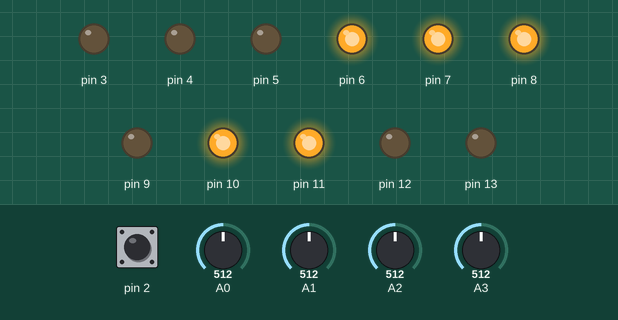
Recording of a sketch running on a simulated Arduino Uno, built with avr-gcc and run on an emulated ATmega328P. Shown: output pins drawn as LEDs (lit = HIGH). The test bench sets the inputs (shaded band); at power-on: pin 2 LOW, A0 = 512, A1 = 512, A2 = 512, A3 = 512.

Above: at 1.2 s.
1.3 s: pin 2 driven HIGH
At 1.7 s:
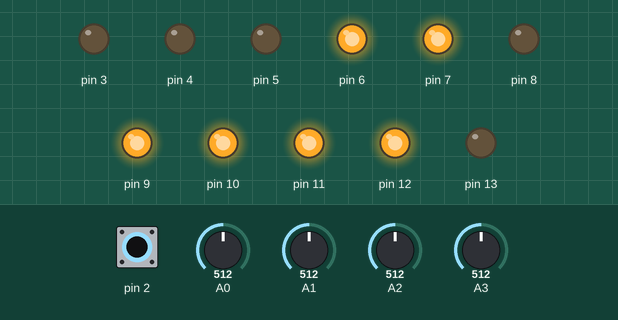
2.8 s: pin 2 pulsed LOW 5 times (0.12 s each, 0.3 s apart)
At 4.6 s:
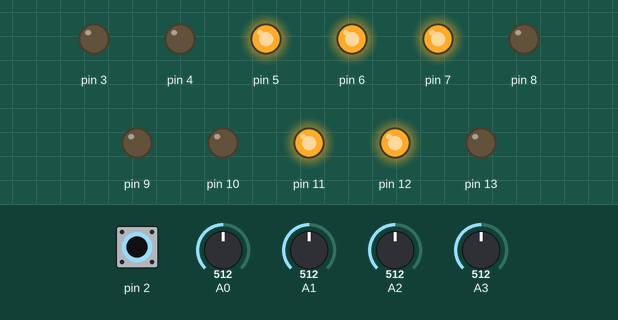
5.8 s: pin 2 pulsed LOW 2 times (0.12 s each, 0.3 s apart)
At 7.4 s:
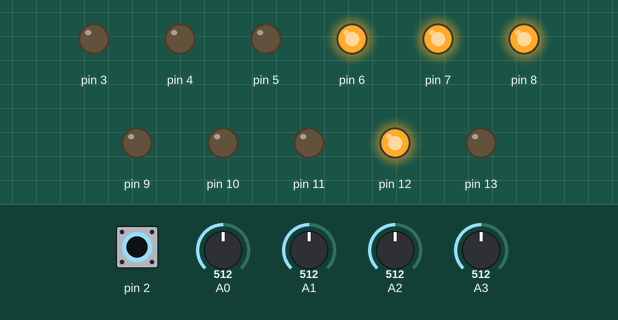
Timing chart, 0 to 8.9 s (numbered marks = the images above; inputs shaded):
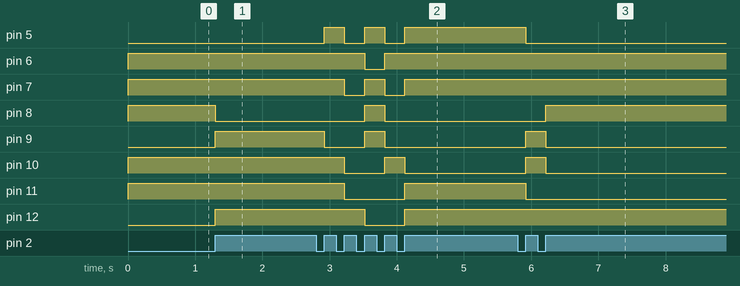

Measured:
- after the input at 1.3 s, pin 8: HIGH → LOW at once; pin 9, pin 12: LOW → HIGH at once
- after the input at 2.8 s, pin 5: alternates HIGH for 0.30 s and LOW for 0.30 s, 5 changes in all, then stays HIGH, starting after 0.12 s; pin 6: HIGH → LOW after 0.72 s, → HIGH 0.30 s later
- after the input at 5.8 s, pin 5, pin 11: HIGH → LOW after 0.12 s; pin 8: LOW → HIGH after 0.42 s; pin 9, pin 10: LOW → HIGH after 0.12 s, → LOW 0.30 s later

The sketch:

DeadCityRadio_Clocked_fixed.ino
```cpp
/* FIXED COPY, 24 Sep 2026, of DeadCityRadio_Clocked (the original is left as
   it was). What was wrong and what changed:

   1. After the first refill, the buffer was refilled on every pass
      through loop(). The line meant to clear the refill flag was
      "buffFlag == false;", a comparison that does nothing, so the flag
      stayed true. It now reads "buffFlag = false;", and the buffer is
      refilled once each time playback reaches its end.
      Refilling 128 floats takes a few milliseconds, so loop() only
      came round that often and fast clocks could be missed on the
      output. Each clock now shows up straight away.

   2. The smoothing read memory it shouldn't. whitenoise() used a
      variable, bufferMax, that was never given a value, as the index
      of the neighbouring samples, so at the ends of the buffer it read
      from wherever that garbage pointed.

   3. The smoothing didn't smooth. It averaged each new sample with old
      samples from the mirror-image position in the buffer, which are
      just other random values, so the noise got quieter but not
      darker. It now averages each sample with the one, two or three
      made just before it (A3), a real low-pass: the higher the
      setting, the darker the noise.

   4. buffFlag and bufferPointer are changed inside an interrupt and
      read in loop(), so they are now volatile.

   Left as it was: A1 and A2 are read for a rate that nothing uses.
   CLK sets the pace here.
*/

/**
 * Dead City Radio
 * Clocked white noise generator
 * A[0] Volume
 * A[1] Pitch
 * A[2] Fine Pitch
 * A[3] smoothing (0-3)
 *
 * Ardcore expander users: This patch produces some REALLY nice gate patterns out of the dac bits, try it :D
 */

#define cbi(sfr, bit) (_SFR_BYTE(sfr) &= ~_BV(bit))
#define sbi(sfr, bit) (_SFR_BYTE(sfr) |= _BV(bit))

const int bufferSize = 128;
float noizBuffer[bufferSize];
volatile int bufferPointer = 0;   // FIXED: volatile
volatile boolean buffFlag = false;   // FIXED: volatile
float noizLevel = 1.0;

#define SPEEDMULTCOUNT 2
int interp;

void isr()
{
    (bufferPointer < bufferSize-1)?bufferPointer++:bufferPointer = 0;
    if(bufferPointer == 0){
      buffFlag = true;
    }
}


int doOutput(unsigned long speedcal)
{
    int v;
    v = (noizBuffer[bufferPointer]+1)*127;
    PORTB = (PORTB & B11100000) | (v >> 3);
    PORTD = (PORTD & B00011111) | ((v & B00000111) << 5);
    return 0;
}

long deJitter(long v, long test)
{
  if (abs(v - test) > 1) {
    return v;
  }
  return test;
}


//make the white noise buffer
float g_fScale = 2.0f / 0xffffffff;
long int g_x1 = 0x67452301;
long int g_x2 = 0xefcdab89;

void whitenoise(
  float* _fpDstBuffer, // Pointer to buffer
  unsigned int _uiBufferSize, // Size of buffer
  float _fLevel ) // Noiselevel (0.0 ... 1.0)
{
  // FIXED: smoothing now averages each new sample with the ones made
  // just before it (see the note at the top).
  static float h1 = 0, h2 = 0, h3 = 0;   // the last three raw samples
  _fLevel *= g_fScale;
  while( _uiBufferSize-- )
  {
    g_x1 ^= g_x2;
    float s = g_x2 * _fLevel;
    float out;
    if (interp == 1)      out = (s + h1) / 2;
    else if (interp == 2) out = (s + h1 + h2) / 3;
    else if (interp == 3) out = (s + h1 + h2 + h3) / 4;
    else                  out = s;
    h3 = h2; h2 = h1; h1 = s;
    if (out > 1)  out = 1;
    if (out < -1) out = -1;
    *_fpDstBuffer++ = out;
    g_x2 += g_x1;
  }
}

void setup()
{
  Serial.begin(9600);
  attachInterrupt(0, isr, RISING);
  DDRD = DDRD | B11111000;
  DDRB = B111111;
  PORTD = B00000000;
  PORTB = B000000;
  whitenoise(noizBuffer,bufferSize, 1.0); //generate the first noise buffer
}

void loop()
{
  //our pitch vals
  static unsigned long pitchL;
  static int pitchF;
  static unsigned long speedcalc;
  if(buffFlag == true){
    whitenoise(noizBuffer,bufferSize, noizLevel);
    buffFlag = false;   // FIXED: was ==
  }

  noizLevel = analogRead(0)/1024.0;
  //these ranges need improving
  pitchL = (16384-(analogRead(1)<<4))+32;
  pitchF = ((64 -(analogRead(2)>>4)) - 32);
  speedcalc = (pitchL + pitchF);

  interp = analogRead(3)>>8;
  doOutput(speedcalc);

}
```
